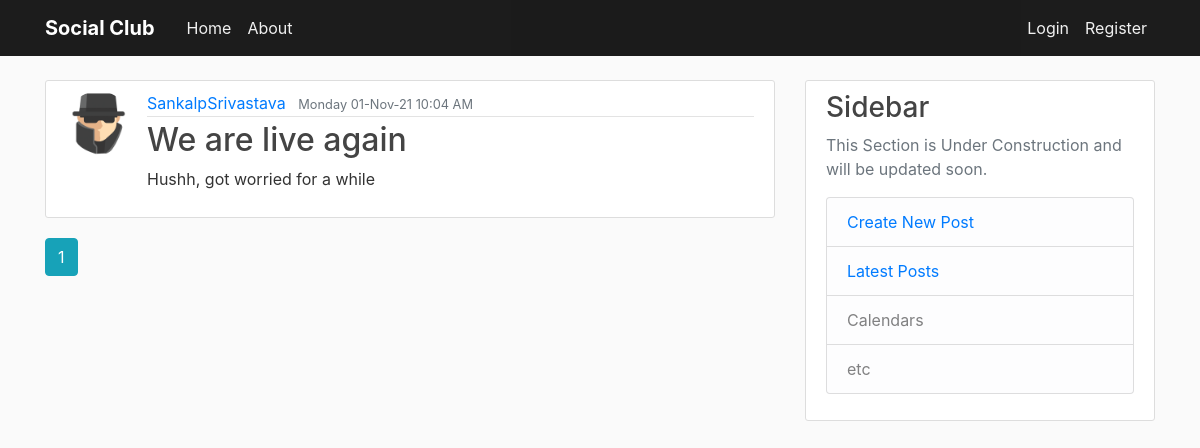
The app's page /home, older data.
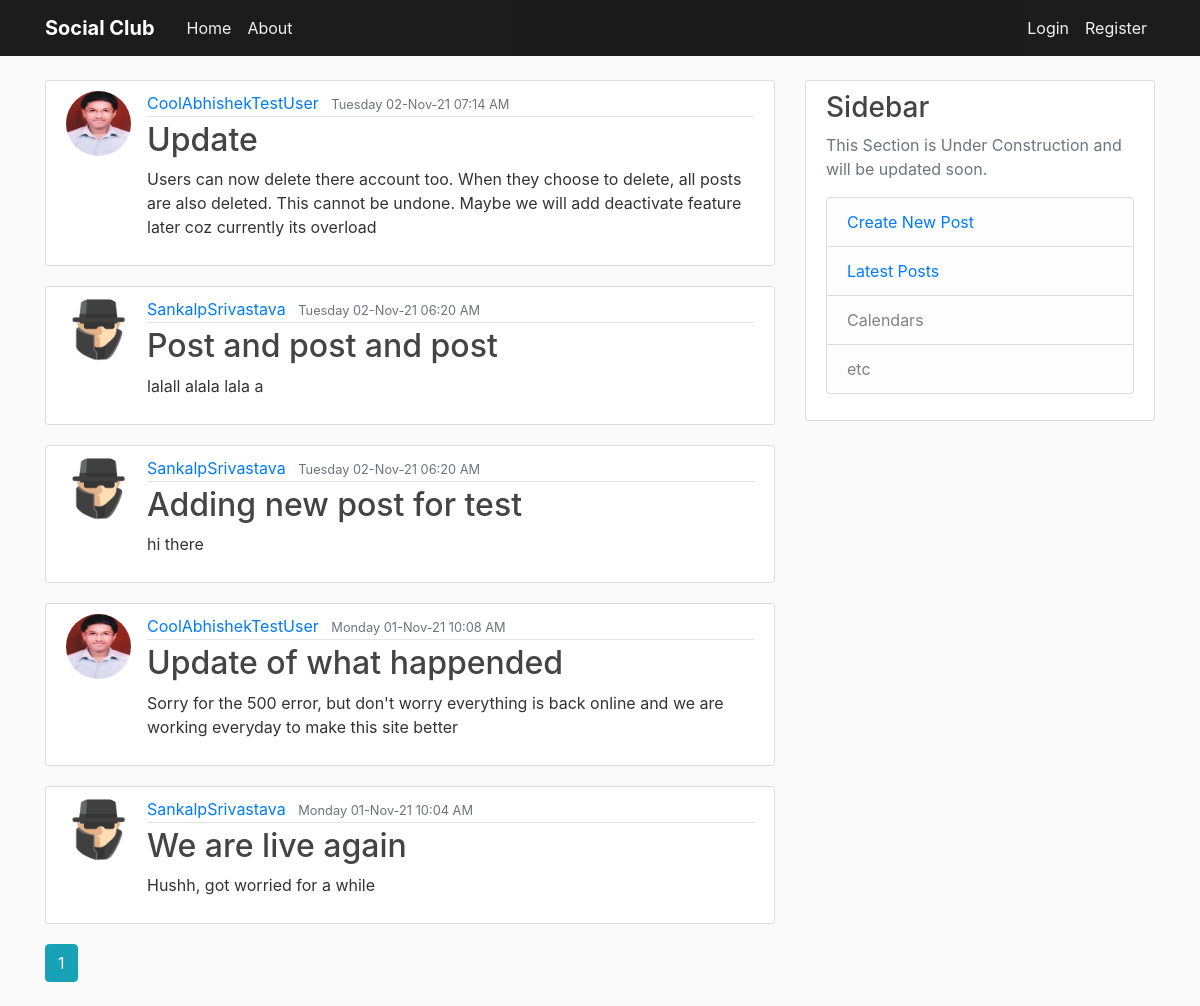
The same page, newer data.
### flaskblog/models.py (models this page shows, shortened)
class Post(db.Model):
    id = db.Column(db.Integer, primary_key=True)
    title = db.Column(db.String(100), nullable=False)
    date_posted = db.Column(db.DateTime, nullable=False,
                            default=datetime.utcnow)
    content = db.Column(db.Text, nullable=False)
    user_id = db.Column(db.Integer, db.ForeignKey('user.id'), nullable=False)
    post_edited = db.Column(db.Boolean,unique=False, default=False)

class User(db.Model,UserMixin):
    id = db.Column(db.Integer, primary_key=True)
    username = db.Column(db.String(20), unique=True, nullable=False)
    email = db.Column(db.String(120), unique=True, nullable=False)
    image_file = db.Column(db.String(20), nullable=False,
                           default='default.jpg')
    password = db.Column(db.String(60), nullable=False)
    date_of_join = db.Column(db.DateTime,default=datetime.utcnow())
    posts = db.relationship('Post', backref='author', lazy=True)

### flaskblog/main/routes.py (the view)
@main.route("/")
@main.route("/home")
def home():
    page = request.args.get('page',1,type=int)
    posts = Post.query.order_by(Post.date_posted.desc()).paginate(page = page ,per_page=5)
    return render_template('home.html', posts=posts,timezone=timezone)

### flaskblog/templates/home.html
{% extends "layout.html" %}
{% block content %}
{% for post in posts.items%}
<article class="media content-section">
  <a href ="{{url_for('users.user_posts',username=post.author.username)}}">
    <img alt="{{post.author.username}} Photo" class ="rounded-circle article-img" src ="{{url_for('static',filename='profile_pics/'+post.author.image_file)}}"></img></a>
    <div class="media-body">
        <div class="article-metadata">
            <a class="mr-2" href="{{url_for('users.user_posts',username=post.author.username)}}">{{ post.author.username }}</a>
            {%if post.post_edited %}
            <small class="text-muted">{{ post.date_posted.replace(tzinfo=timezone.utc).astimezone(tz=None).strftime('%A %d-%b-%y %I:%M %p') }} (Edited)</small>
            {%else%}
            <small class="text-muted">{{ post.date_posted.replace(tzinfo=timezone.utc).astimezone(tz=None).strftime('%A %d-%b-%y %I:%M %p') }}</small>
            {%endif%}
        </div>
        <h2><a class="article-title" href="{{url_for('posts.post',post_id=post.id)}}">{{ post.title }}</a></h2>
        <p class="article-content">{{ post.content }}</p>
    </div>
</article>
{% endfor %}
{% for page_num in posts.iter_pages(left_edge=1, right_edge=1, left_current=1, right_current=2) %}
  {% if page_num %}
    {% if posts.page == page_num %}
      <a class="btn btn-info mb-4" href="{{ url_for('main.home', page=page_num) }}">{{ page_num }}</a>
    {% else %}
      <a class="btn btn-outline-info mb-4" href="{{ url_for('main.home', page=page_num) }}">{{ page_num }}</a>
    {% endif %}
  {% else %}
    ...
  {% endif %}
{% endfor %}
{% endblock content %}
{% block sidebar %}
<div class="col-md-4 ">
  <div class="content-section">
    <h3>Sidebar</h3>
    <p class='text-muted'>This Section is Under Construction and will be updated soon.
    <ul class="list-group">
        <li class="list-group-item list-group-item-light"><a href="{{url_for('posts.new_post')}}">Create New Post</a></li>
        <li class="list-group-item list-group-item-light"><a href="{{url_for('main.home')}}">Latest Posts</a></li>
        <li class="list-group-item list-group-item-light">Calendars</li>
        <li class="list-group-item list-group-item-light">etc</li>
    </ul>
    </p>
</div>
</div>
{% endblock sidebar %}

### flaskblog/templates/layout.html (shortened to what this page needs)
<!DOCTYPE html>
<html lang="en">
<head>
    <link rel="stylesheet" href="https://stackpath.bootstrapcdn.com/bootstrap/4.3.1/css/bootstrap.min.css"
>
    <link rel="stylesheet" type="text/css" href="{{url_for('static',filename='main.css')}}">
</head>
<body>
    <header class="site-header">
        <nav class="navbar navbar-expand-md navbar-dark bg-steel fixed-top">
            <div class="container">
                <a class="navbar-brand mr-4" href="#">Social Club</a>
                <div class="collapse navbar-collapse" id="navbarToggle">
                    <div class="navbar-nav mr-auto">
                        <a class="nav-item nav-link" href="{{url_for('main.home')}}">Home</a>
                        <a class="nav-item nav-link" href="{{url_for('main.about')}}">About</a>
                    </div>
                    <div class="navbar-nav">
                        {% if current_user.is_authenticated %}
                        <a class="nav-item nav-link" href="{{url_for('posts.new_post')}}">New Post</a>
                        <a class="nav-item nav-link" href="{{url_for('users.account')}}">Account</a>
                        <a class="nav-item nav-link" href="{{url_for('users.logout')}}">Logout</a>
                        {% else %}
                        <a class="nav-item nav-link" href="{{url_for('users.login')}}">Login</a>
                        <a class="nav-item nav-link" href="{{url_for('users.register')}}">Register</a>
                        {%endif%}
                    </div>
                </div>
            </div>
        </nav>
    </header>
    <main role="main" class="container">
        <div class="row">
            <div class="col-md-8">
                {% block content %}{% endblock %}
            </div>
            {% block sidebar %}{% endblock %}
        </div>
    </main>
</body>
</html>

### flaskblog/static/main.css (style rules this page uses)
body { background: #fafafa; color: #333333; margin-top: 5rem; }
h1, h2, h3, h4, h5, h6 { color: #444444; }
.bg-steel { background-color: #000000e3; }
.site-header .navbar-nav .nav-link { color: #ffffffef; }
.navbar-dark .navbar-brand { font-weight: 700; }
.content-section { background: #ffffff; padding: 10px 20px; border: 1px solid #dddddd; border-radius: 3px; margin-bottom: 20px; }
.article-title { color: #444444; }
.article-content { white-space: pre-line; }
.article-img { height: 65px; width: 65px; margin-right: 16px; }
.article-metadata { padding-bottom: 1px; margin-bottom: 4px; border-bottom: 1px solid #e3e3e3 }

Row changes from the older to the newer data that the page shows:
added Post: image_file (picture), author.username "CoolAbhishekTestUser", date_posted.replace "Tuesday 02-Nov-21 07:14 AM", title "Update", content "Users can now delete there account too. When they choose to delete, all posts are also deleted. This cannot be undone. Maybe we will add deactivate feature later coz currently its overload"
added Post: image_file (placeholder picture), author.username "SankalpSrivastava", date_posted.replace "Tuesday 02-Nov-21 06:20 AM", title "Post and post and post", content "lalall alala lala a"
added Post: image_file (placeholder picture), author.username "SankalpSrivastava", date_posted.replace "Tuesday 02-Nov-21 06:20 AM", title "Adding new post for test", content "hi there"
added Post: image_file (picture), author.username "CoolAbhishekTestUser", date_posted.replace "Monday 01-Nov-21 10:08 AM", title "Update of what happended", content "Sorry for the 500 error, but don't worry everything is back online and we are working everyday to make this site better"
